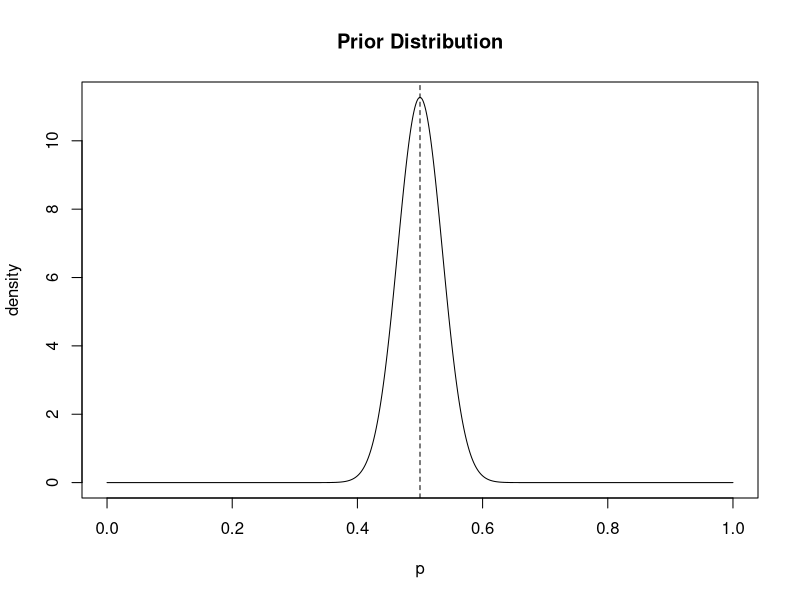
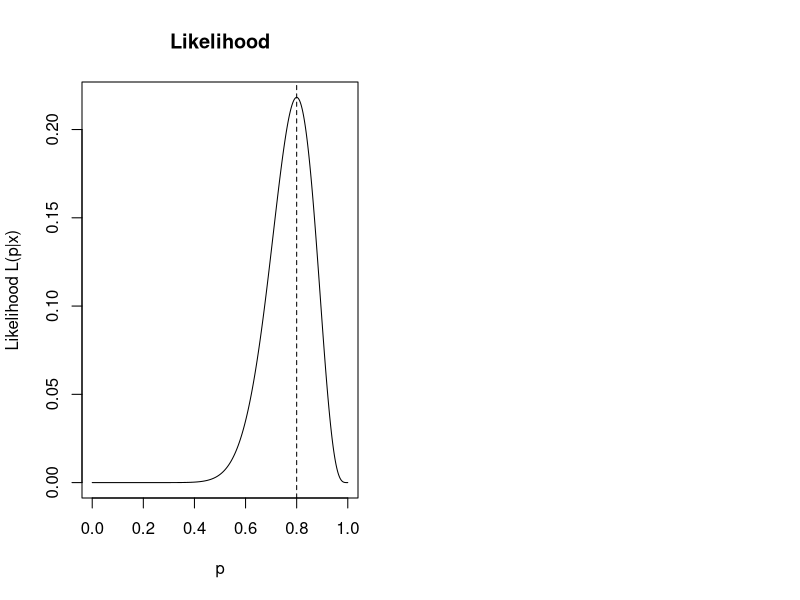
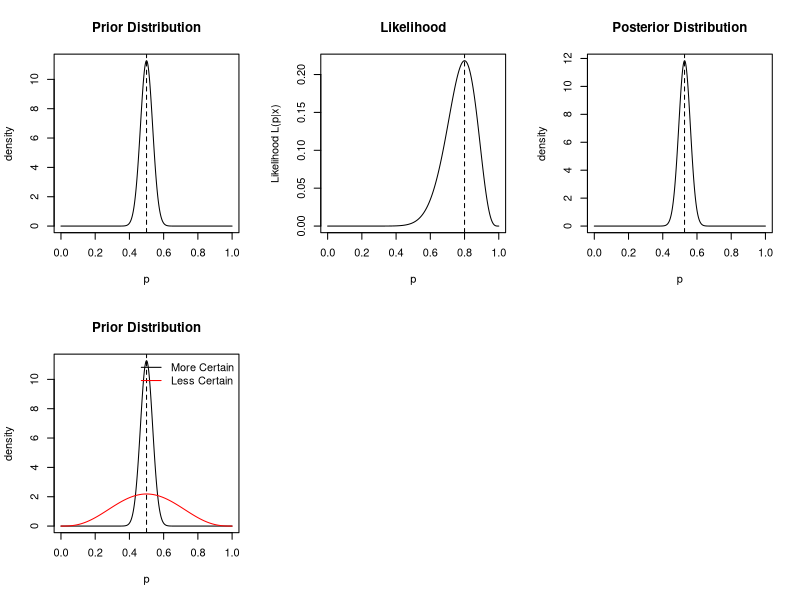
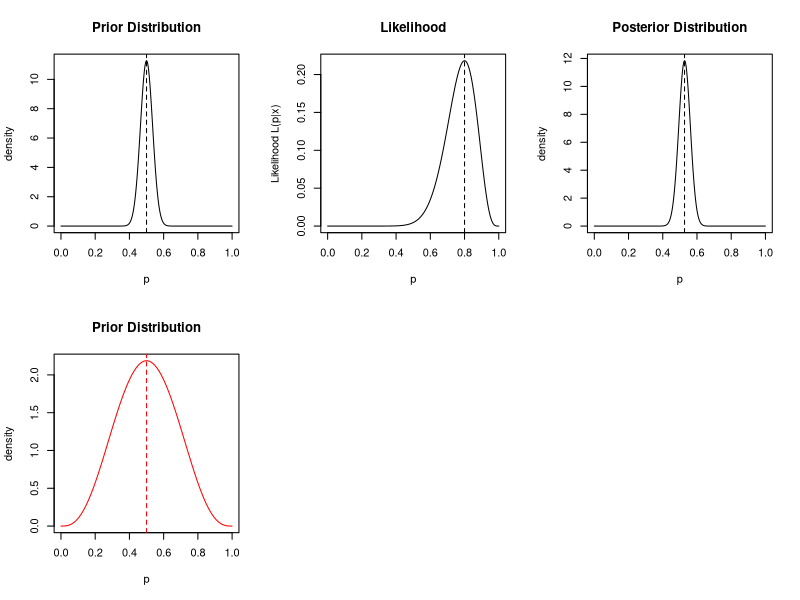
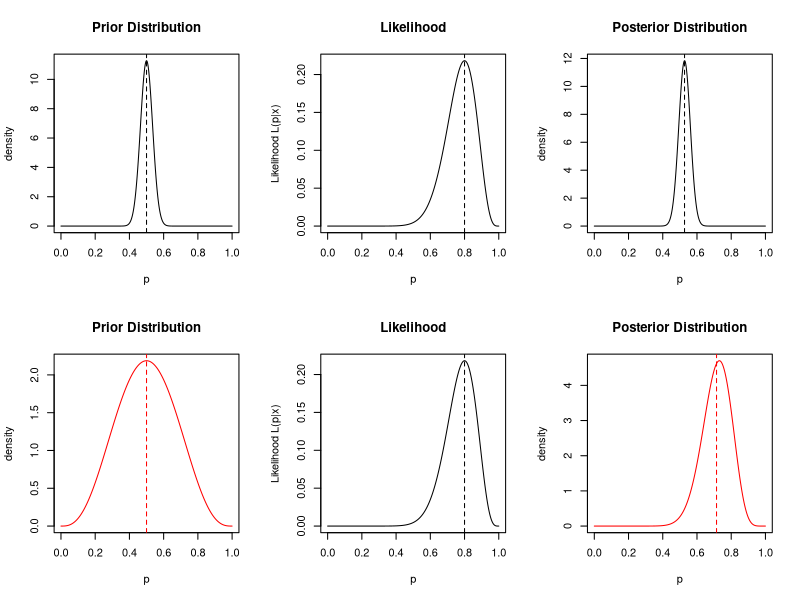
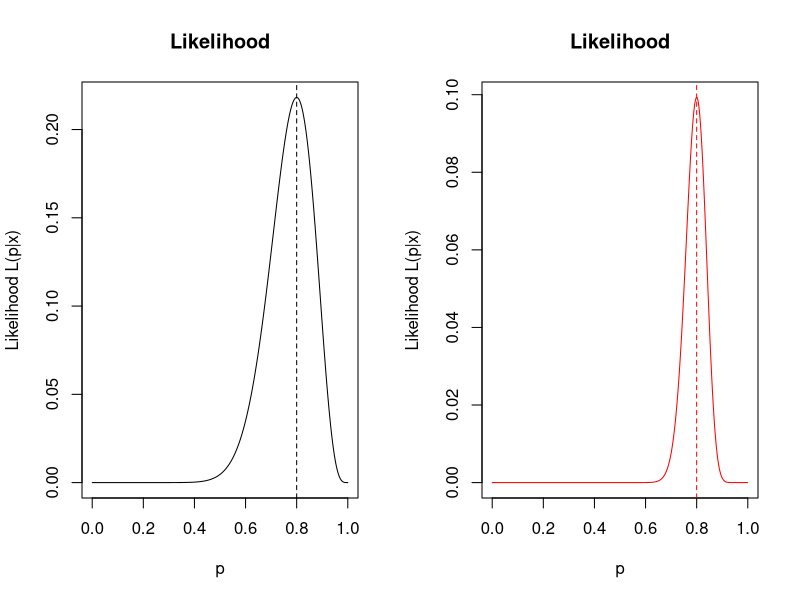
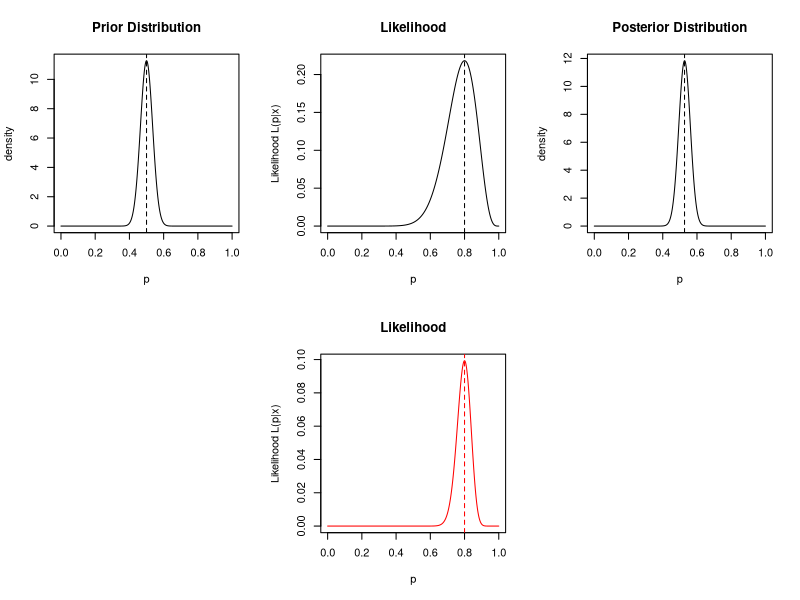
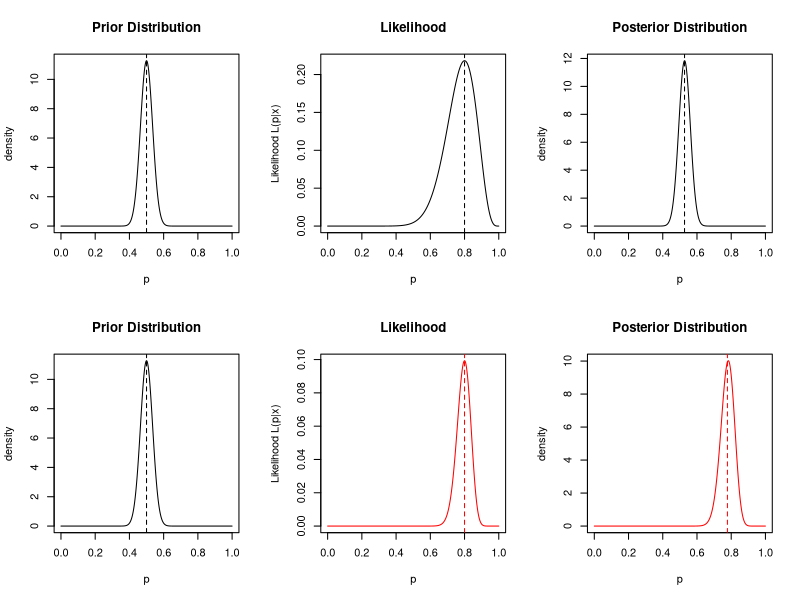

Source code (R) for these figures, in order:
## ---- chunk 1
# Install these packages first
library(dplyr)
library(ggplot2)
library(tidyr)
library(knitr)
library(readr)
## ---- chunk 2
param1 <- 100
param2 <- 4
obs <- 16
n <- 20
obs2 <- 80
n2 <- 100
## ---- chunk 3
curve(dbeta(x, shape1 = param1, shape2 = param1), from=0, to=1, n=5000,
      xlab="p", ylab="density", main="Prior Distribution")
abline(v=0.5, lty=2)
## ---- chunk 4
par(mfrow=c(1,2))
curve(dbinom(x = obs, size = n, prob = x), from=0, to=1, n=5000,
      xlab="p", ylab="Likelihood L(p|x)", main="Likelihood")
abline(v=obs/n, lty=2)
## ---- chunk 5
par(mfrow=c(2,3))
# First prior
curve(dbeta(x, shape1 = param1, shape2 = param1), from=0, to=1, n=5000,
      xlab="p", ylab="density", main="Prior Distribution")
abline(v=0.5, lty=2)
curve(dbinom(x = obs, size = n, prob = x), from=0, to=1, n=5000,
      xlab="p", ylab="Likelihood L(p|x)", main="Likelihood")
abline(v=obs/n, lty=2)
curve(dbeta(x, shape1 = param1+obs, shape2 = param1+n-obs), from=0, to=1, n=5000,
      xlab="p", ylab="density", main="Posterior Distribution")
abline(v=(param1+obs)/(param1+param1+n), lty=2)
## ---- chunk 6
curve(dbeta(x, shape1 = param1, shape2 = param1), from=0, to=1, n=5000,
      xlab="p", ylab="density", main="Prior Distribution")
abline(v=0.5, lty=2)
curve(dbeta(x, shape1 = param2, shape2 = param2), add=TRUE, col="red")
legend(
  "topright", legend = c("More Certain", "Less Certain"), bty="n",
  col=c("black", "red"), lty=c(1,1)
)
## ---- chunk 7
par(mfrow=c(2,3))
# First prior
curve(dbeta(x, shape1 = param1, shape2 = param1), from=0, to=1, n=5000,
      xlab="p", ylab="density", main="Prior Distribution")
abline(v=0.5, lty=2)
curve(dbinom(x = obs, size = n, prob = x), from=0, to=1, n=5000,
      xlab="p", ylab="Likelihood L(p|x)", main="Likelihood")
abline(v=obs/n, lty=2)
curve(dbeta(x, shape1 = param1+obs, shape2 = param1+n-obs), from=0, to=1, n=5000,
      xlab="p", ylab="density", main="Posterior Distribution")
abline(v=(param1+obs)/(param1+param1+n), lty=2)
# Second prior
curve(dbeta(x, shape1 = param2, shape2 = param2), from=0, to=1, n=5000,
      xlab="p", ylab="density", main="Prior Distribution", col="red")
abline(v=0.5, lty=2, col="red")
## ---- chunk 8
par(mfrow=c(2,3))
# First prior
curve(dbeta(x, shape1 = param1, shape2 = param1), from=0, to=1, n=5000,
      xlab="p", ylab="density", main="Prior Distribution")
abline(v=0.5, lty=2)
curve(dbinom(x = obs, size = n, prob = x), from=0, to=1, n=5000,
      xlab="p", ylab="Likelihood L(p|x)", main="Likelihood")
abline(v=obs/n, lty=2)
curve(dbeta(x, shape1 = param1+obs, shape2 = param1+n-obs), from=0, to=1, n=5000,
      xlab="p", ylab="density", main="Posterior Distribution")
abline(v=(param1+obs)/(param1+param1+n), lty=2)
# Second prior
curve(dbeta(x, shape1 = param2, shape2 = param2), from=0, to=1, n=5000,
      xlab="p", ylab="density", main="Prior Distribution", col="red")
abline(v=0.5, lty=2, col="red")
curve(dbinom(x = obs, size = n, prob = x), from=0, to=1, n=5000,
      xlab="p", ylab="Likelihood L(p|x)", main="Likelihood")
abline(v=obs/n, lty=2)
curve(dbeta(x, shape1 = param2+obs, shape2 = param2+n-obs), from=0, to=1, n=5000,
      xlab="p", ylab="density", main="Posterior Distribution", col="red")
abline(v=(param2+obs)/(param2+param2+n), lty=2, col="red")
## ---- chunk 9
par(mfrow=c(1,2))
curve(dbinom(x = obs, size = n, prob = x), from=0, to=1, n=5000,
      xlab="p", ylab="Likelihood L(p|x)", main="Likelihood")
abline(v=obs/n, lty=2)
curve(dbinom(x = obs2, size = n2, prob = x), from=0, to=1, n=5000,
      xlab="p", ylab="Likelihood L(p|x)", main="Likelihood", col="red")
abline(v=obs2/n2, lty=2, col="red")
## ---- chunk 10
par(mfrow=c(2,3))
# First prior
curve(dbeta(x, shape1 = param1, shape2 = param1), from=0, to=1, n=5000,
      xlab="p", ylab="density", main="Prior Distribution")
abline(v=0.5, lty=2)
curve(dbinom(x = obs, size = n, prob = x), from=0, to=1, n=5000,
      xlab="p", ylab="Likelihood L(p|x)", main="Likelihood")
abline(v=obs/n, lty=2)
curve(dbeta(x, shape1 = param1+obs, shape2 = param1+n-obs), from=0, to=1, n=5000,
      xlab="p", ylab="density", main="Posterior Distribution")
abline(v=(param1+obs)/(param1+param1+n), lty=2)
# Second prior
frame()
curve(dbinom(x = obs2, size = n2, prob = x), from=0, to=1, n=5000,
      xlab="p", ylab="Likelihood L(p|x)", main="Likelihood", col="red")
abline(v=obs/n, lty=2, col="red")
## ---- chunk 11
par(mfrow=c(2,3))
# First prior
curve(dbeta(x, shape1 = param1, shape2 = param1), from=0, to=1, n=5000,
      xlab="p", ylab="density", main="Prior Distribution")
abline(v=0.5, lty=2)
curve(dbinom(x = obs, size = n, prob = x), from=0, to=1, n=5000,
      xlab="p", ylab="Likelihood L(p|x)", main="Likelihood")
abline(v=obs/n, lty=2)
curve(dbeta(x, shape1 = param1+obs, shape2 = param1+n-obs), from=0, to=1, n=5000,
      xlab="p", ylab="density", main="Posterior Distribution")
abline(v=(param1+obs)/(param1+param1+n), lty=2)
# Second prior
curve(dbeta(x, shape1 = param1, shape2 = param1), from=0, to=1, n=5000,
      xlab="p", ylab="density", main="Prior Distribution")
abline(v=0.5, lty=2)
curve(dbinom(x = obs2, size = n2, prob = x), from=0, to=1, n=5000,
      xlab="p", ylab="Likelihood L(p|x)", main="Likelihood", col="red")
abline(v=obs/n, lty=2, col="red")
curve(dbeta(x, shape1 = param2+obs2, shape2 = param2+n2-obs2), from=0, to=1, n=5000,
      xlab="p", ylab="density", main="Posterior Distribution", col="red")
abline(v=(param2+obs2)/(param2+param2+n2), lty=2, col="red")
